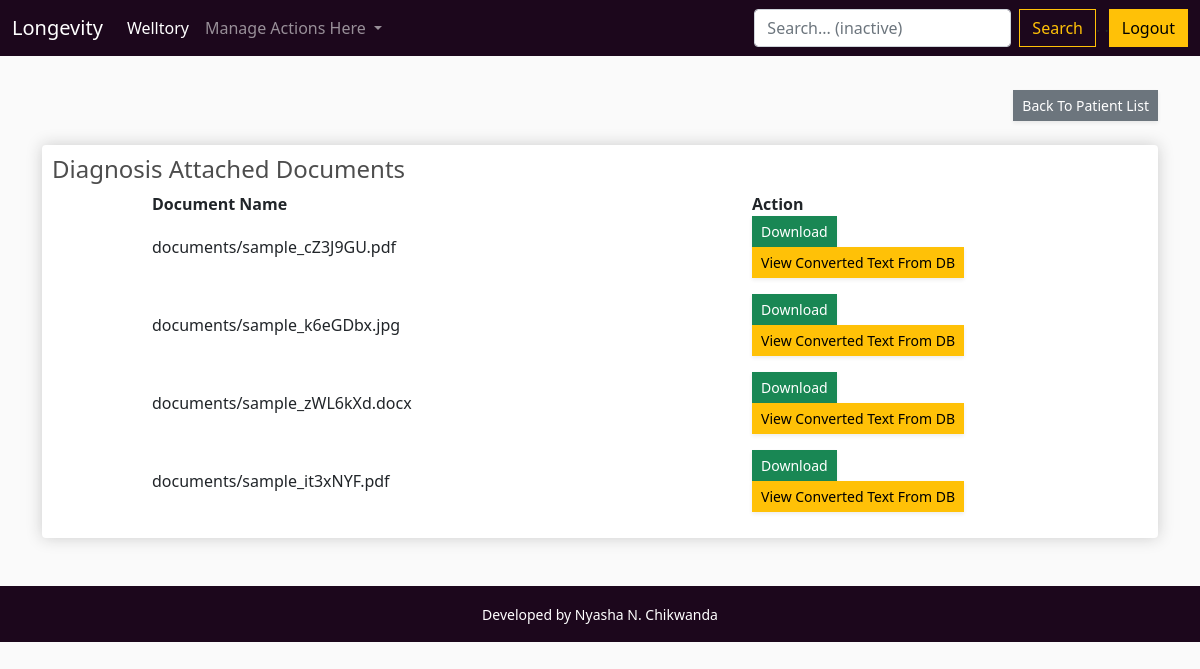
Before: /welltory/diagnosisdoclist/10/ (signed in) with the older database file.
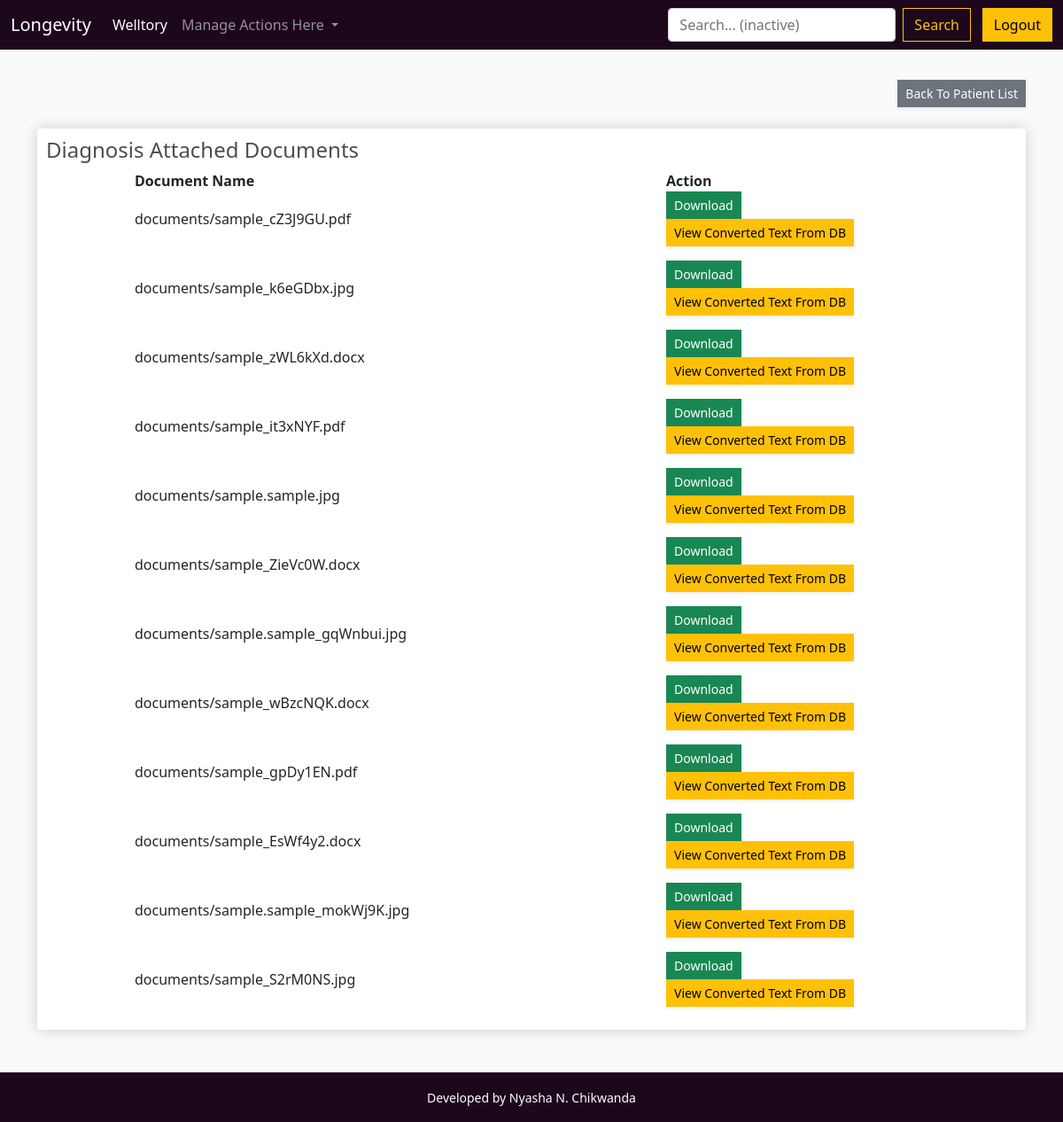
After: the same page with the newer database file.
### welltory/models.py (models this page shows, shortened)
class DiagnosisDoc(models.Model):
    upload = models.FileField(upload_to='documents')
    diagnosis = models.ForeignKey(Diagnosis, on_delete=models.CASCADE)
    content = models.CharField(max_length=2000, null=True)

### welltory/views.py (the view)
# urls.py: path('diagnosisdoclist/<id>/', views.DiagnosisDocListView.as_view(), name='diagnosisdoclist'),
class DiagnosisDocListView(LoginRequiredMixin, generic.ListView):
    model = DiagnosisDoc
    template_name = 'clinic/diagnosisdoclist.html'
    context_object_name = 'diagnosisdoclist'
    paginate_by = 20
    def get_queryset(self):
        self.diagnosis = get_object_or_404(Diagnosis, pk=self.kwargs['id'])
        diagnosis = self.diagnosis.pk
        return DiagnosisDoc.objects.filter(diagnosis=diagnosis)
    def get_context_data(self, **kwargs):
        context = super().get_context_data(**kwargs)
        context['diagnosis'] = self.diagnosis
        return context

### welltory/templates/clinic/diagnosisdoclist.html (shortened to what this page needs)
{% extends 'clinic/main.html' %}
{% load static %}
{% block content %}
<br/>
<div class="row">
    <div class="col-lg-12">
        <div align="right">
            <a href="{% url 'welltory:patientlist' %}"
               class="d-none d-sm-inline-block btn btn-sm btn-secondary shadow-sm">
                Back To Patient List</a>
        </div>
        <br/>
        <div class="box-element">
            <h4>Diagnosis Attached Documents</h4>
            <table>
                <tr>
                    <td width="100"></td>
                    <td width="600"><b>Document Name</b></td>
                    <td width="300"><b>Action</b></td>
                </tr>
                {% for diagnosisdoc in diagnosisdoclist %}
                <tr>
                    <td></td>
                    <td><p>{{ diagnosisdoc.upload }}</p></td>
                    <td><p>
                        <a href="{% url 'welltory:diagnosisdownload' diagnosisdoc.id %}"
                            class="d-none d-sm-inline-block btn btn-sm btn-success shadow-sm">
                             Download</a>
                        <a href="{% url 'welltory:documenttext' diagnosisdoc.id %}"
                            class="d-none d-sm-inline-block btn btn-sm btn-warning shadow-sm">
                             View Converted Text From DB</a>
                    </p></td>
                </tr>
                {% endfor %}
            </table>
        </div>
    </div>
</div>
</div>
<br/>
{% endblock content %}

Changed rows visible on the page:
added DiagnosisDoc: upload "documents/sample.sample.jpg"
added DiagnosisDoc: upload "documents/sample_ZieVc0W.docx"
added DiagnosisDoc: upload "documents/sample.sample_gqWnbui.jpg"
added DiagnosisDoc: upload "documents/sample_wBzcNQK.docx"
added DiagnosisDoc: upload "documents/sample_gpDy1EN.pdf"
added DiagnosisDoc: upload "documents/sample_EsWf4y2.docx"
added DiagnosisDoc: upload "documents/sample.sample_mokWj9K.jpg"
added DiagnosisDoc: upload "documents/sample_S2rM0NS.jpg"
